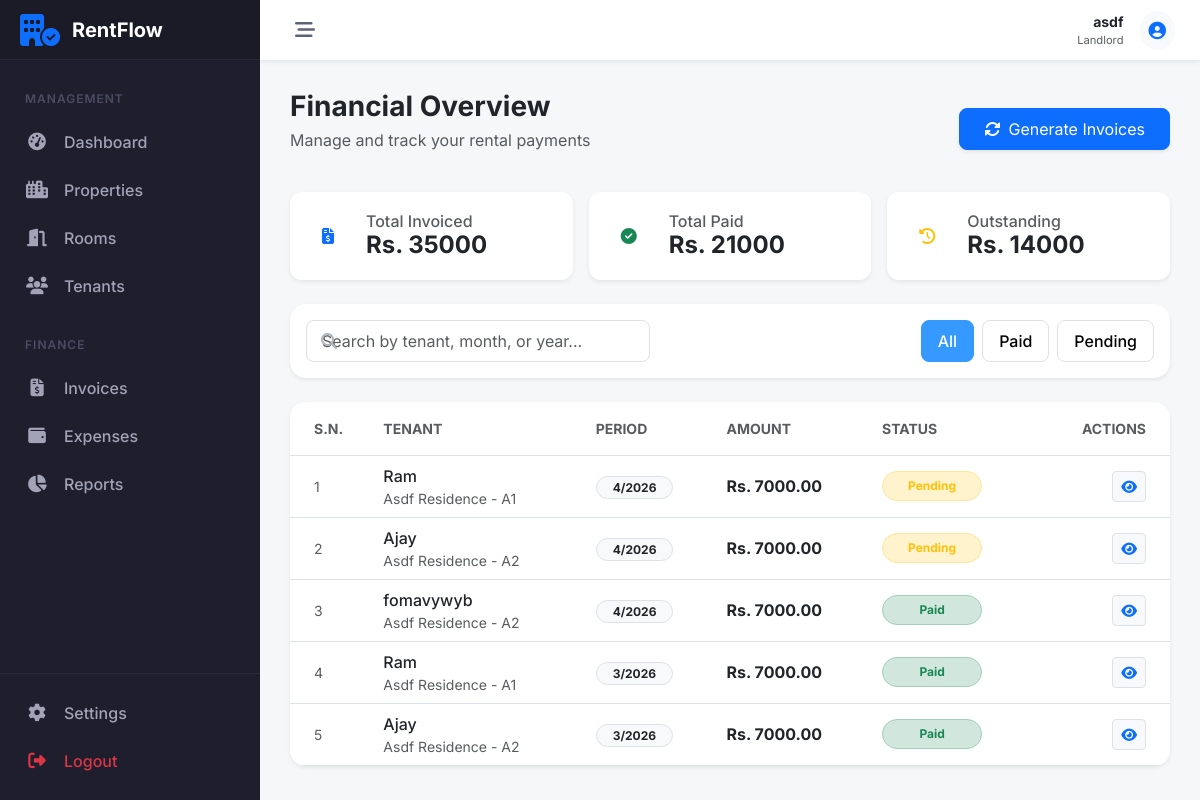
Page /payments/invoices/ (signed in) on the earlier database version.
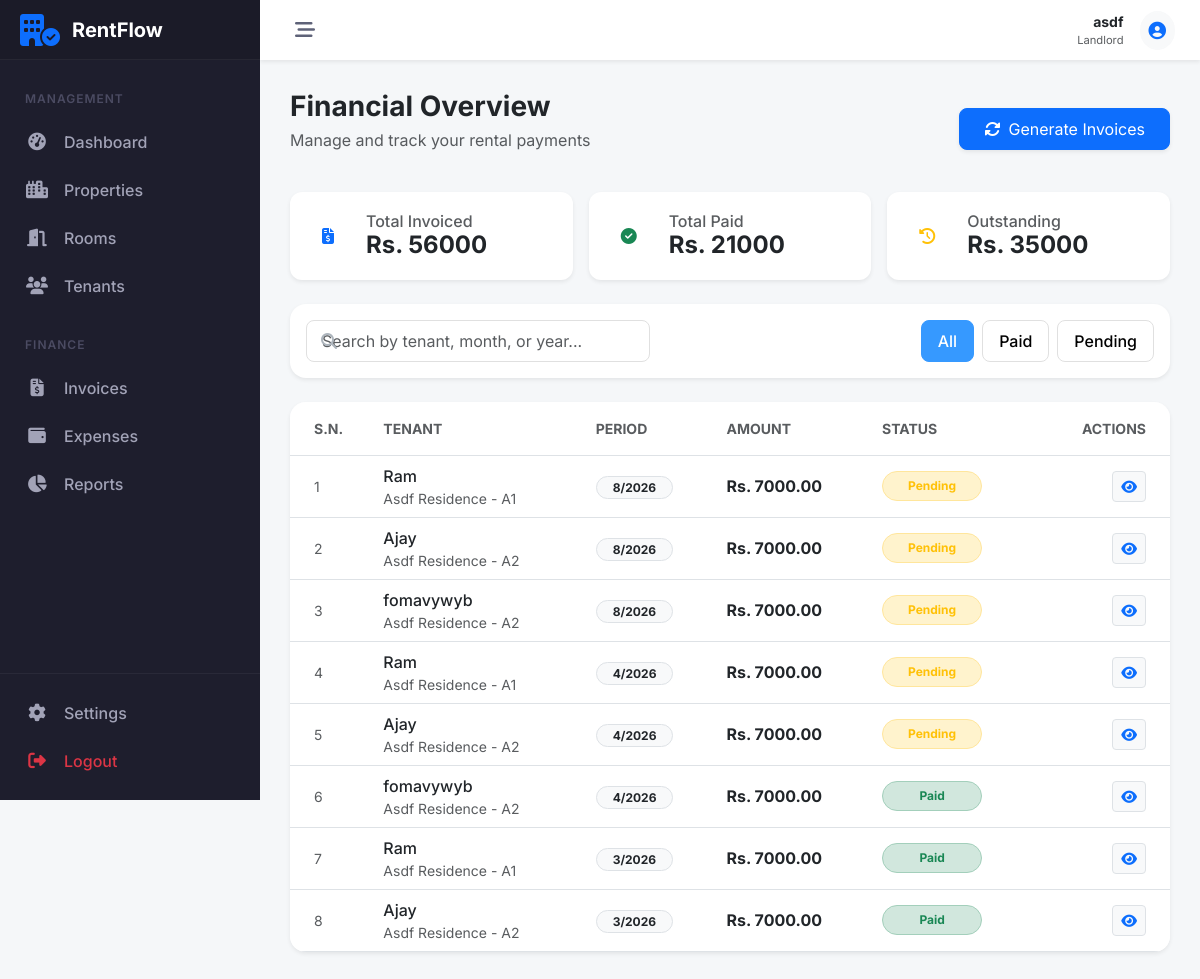
Same page on the later database version.
### payments/models.py (models this page shows, shortened)
class RentInvoice(models.Model):
    STATUS_CHOICES = (
        ('PENDING', 'Pending'),
        ('AWAITING', 'Awaiting Confirmation'),  # payment submitted by tenant but waiting for landlord
        ('PAID', 'Paid'),
        ('LATE', 'Late'),
    )
    tenancy = models.ForeignKey('properties.Tenancy', on_delete=models.CASCADE)
    month = models.IntegerField()
    year = models.IntegerField()
    amount = models.DecimalField(max_digits=10, decimal_places=2)
    due_date = models.DateField()
    status = models.CharField(max_length=10, choices=STATUS_CHOICES, default='PENDING', db_index=True)
    generated_at = models.DateTimeField(auto_now_add=True)
    class Meta:
        unique_together = ['tenancy', 'month', 'year']

### properties/models.py (models this page shows, shortened)
class Tenancy(models.Model):
    tenant = models.ForeignKey(User, on_delete=models.CASCADE, related_name='tenancies')
    room = models.ForeignKey(Room, on_delete=models.CASCADE, related_name='tenancies')
    start_date = models.DateField()
    end_date = models.DateField(null=True, blank=True)
    is_active = models.BooleanField(default=True, db_index=True)
    class Meta:
        verbose_name_plural = "Tenancies"

class Room(models.Model):
    property = models.ForeignKey(Property, on_delete=models.CASCADE, related_name='rooms')
    room_number = models.CharField(max_length=10)
    monthly_rent = models.DecimalField(max_digits=10, decimal_places=2)
    capacity = models.IntegerField(default=1)
    is_active = models.BooleanField(default=True)
    created_at = models.DateTimeField(auto_now_add=True)

class Property(models.Model):
    landlord = models.ForeignKey(User, on_delete=models.CASCADE, related_name='properties')
    name = models.CharField(max_length=100)
    address = models.TextField()
    description = models.TextField(blank=True)
    created_at = models.DateTimeField(auto_now_add=True)
    class Meta:
        verbose_name_plural = "Properties"

### payments/views.py (the view)
# urls.py: path('invoices/', InvoiceListView.as_view(), name='invoice_list'),
class InvoiceListView(ProfileRequiredMixin, ListView):
    model = RentInvoice
    template_name = 'payments/invoice_list.html'
    context_object_name = 'invoices'
    def get_queryset(self):
        user = self.request.user
        qs = RentInvoice.objects.select_related('tenancy__room__property', 'tenancy__tenant')
        if user.profile.role == 'LANDLORD':
            return qs.filter(tenancy__room__property__landlord=user).order_by('-year', '-month')
        else:
            return qs.filter(tenancy__tenant=user).order_by('-year', '-month')
    def get_context_data(self, **kwargs):
        context = super().get_context_data(**kwargs)
        invoices = self.get_queryset()
        total_invoiced = invoices.aggregate(total=Sum('amount'))['total'] or 0
        total_paid = invoices.filter(status='PAID').aggregate(total=Sum('amount'))['total'] or 0
        total_due = invoices.filter(status__in=['PENDING', 'LATE', 'AWAITING']).aggregate(total=Sum('amount'))['total'] or 0
        context.update({
            'total_invoiced': total_invoiced,
            'total_paid': total_paid,
            'total_due': total_due,
        })
        return context

### payments/views.py (called while the page is built)
    def test_func(self):
        return self.request.user.is_authenticated and hasattr(self.request.user, 'profile')

### payments/templates/payments/invoice_list.html (shortened to what the changed rows need)
{% extends 'core/base.html' %}
{% block content %}
<div class="row g-3 mb-4">
    <div class="col-md-4">
        <div class="card metric-card shadow-sm">
            <div class="card-body py-3">
                <div class="d-flex align-items-center">
                    <div>
                        <h6 class="text-muted mb-0">Total Invoiced</h6>
                        <h4 class="fw-bold mb-0">Rs. {{ total_invoiced }}</h4>
                    </div>
                </div>
            </div>
        </div>
    </div>
    <div class="col-md-4">
        <div class="card metric-card shadow-sm">
            <div class="card-body py-3">
                <div class="d-flex align-items-center">
                    <div>
                        <h6 class="text-muted mb-0">Outstanding</h6>
                        <h4 class="fw-bold mb-0">Rs. {{ total_due }}</h4>
                    </div>
                </div>
            </div>
        </div>
    </div>
</div>
<div class="card table-card shadow-sm">
    <div class="table-responsive">
        <table class="table table-hover align-middle mb-0" id="invoiceTable">
            <thead class="bg-light">
                <tr>
                    <th class="ps-4 py-3 text-muted small text-uppercase fw-bold">S.N.</th>
                    <th class="py-3 text-muted small text-uppercase fw-bold">{% if user.profile.role == 'LANDLORD' %}Tenant{% else %}Property & Room{% endif %}</th>
                    <th class="py-3 text-muted small text-uppercase fw-bold">Period</th>
                    <th class="py-3 text-muted small text-uppercase fw-bold">Amount</th>
                    <th class="py-3 text-muted small text-uppercase fw-bold">Status</th>
                    <th class="py-3 text-muted small text-uppercase fw-bold text-end pe-4">Actions</th>
                </tr>
            </thead>
            <tbody>
                {% for invoice in invoices %}
                <tr class="invoice-row"
                    data-search="{% if user.profile.role == 'LANDLORD' %}{{ invoice.tenancy.tenant.username|lower }}{% else %}{{ invoice.tenancy.room.property.name|lower }}{% endif %} {{ invoice.month }} {{ invoice.year }}"
                    data-status="{{ invoice.status|lower }}">
                    <td class="ps-4 text-muted small">
                        {{ forloop.counter }}
                    </td>
                    <td>
                        {% if user.profile.role == 'LANDLORD' %}
                        <div class="fw-medium text-dark">{{ invoice.tenancy.tenant.username }}</div>
                        <div class="text-muted small">{{ invoice.tenancy.room.property.name }} - {{ invoice.tenancy.room.room_number }}</div>
                        {% else %}
                        <div class="fw-medium text-dark">{{ invoice.tenancy.room.property.name }}</div>
                        <div class="text-muted small">Room {{ invoice.tenancy.room.room_number }}</div>
                        {% endif %}
                    </td>
                    <td>
                        <span class="badge bg-light text-dark border rounded-pill px-3">
                            {{ invoice.month }}/{{ invoice.year }}
                        </span>
                    </td>
                    <td>
                        <span class="fw-bold text-dark">Rs. {{ invoice.amount }}</span>
                    </td>
                    <td>
                        {% if invoice.status == 'PAID' %}
                        <span class="badge bg-success-subtle text-success border border-success-subtle rounded-pill px-3 py-2 badge-status">Paid</span>
                        {% elif invoice.status == 'AWAITING' %}
                        <span class="badge bg-info-subtle text-info border border-info-subtle rounded-pill px-3 py-2 badge-status">Awaiting</span>
                        {% elif invoice.status == 'LATE' %}
                        <span class="badge bg-danger-subtle text-danger border border-danger-subtle rounded-pill px-3 py-2 badge-status">Late</span>
                        {% else %}
                        <span class="badge bg-warning-subtle text-warning border border-warning-subtle rounded-pill px-3 py-2 badge-status">Pending</span>
                        {% endif %}
                    </td>
                    <td class="text-end pe-4">
                        <div class="d-flex justify-content-end gap-2">
                            <a href="{% url 'payments:invoice_detail' invoice.pk %}" class="btn btn-sm btn-light border" title="View Details">
                                <i class="fa-solid fa-eye text-primary"></i>
                            </a>
                        </div>
                    </td>
                </tr>
                {% endfor %}
            </tbody>
        </table>
    </div>
</div>
{% endblock %}

Differences in the rows shown:
added RentInvoice: tenancy.tenant.username "Ram", tenancy.room.property.name "Asdf Residence", tenancy.room.room_number "A1", month "8", year "2026", amount "7000.00", status "Pending"
added RentInvoice: tenancy.tenant.username "Ajay", tenancy.room.property.name "Asdf Residence", tenancy.room.room_number "A2", month "8", year "2026", amount "7000.00", status "Pending"
added RentInvoice: tenancy.tenant.username "fomavywyb", tenancy.room.property.name "Asdf Residence", tenancy.room.room_number "A2", month "8", year "2026", amount "7000.00", status "Pending"
Other differences:
{{ total_invoiced }}: "35000" → "56000"
{{ total_due }}: "14000" → "35000"
